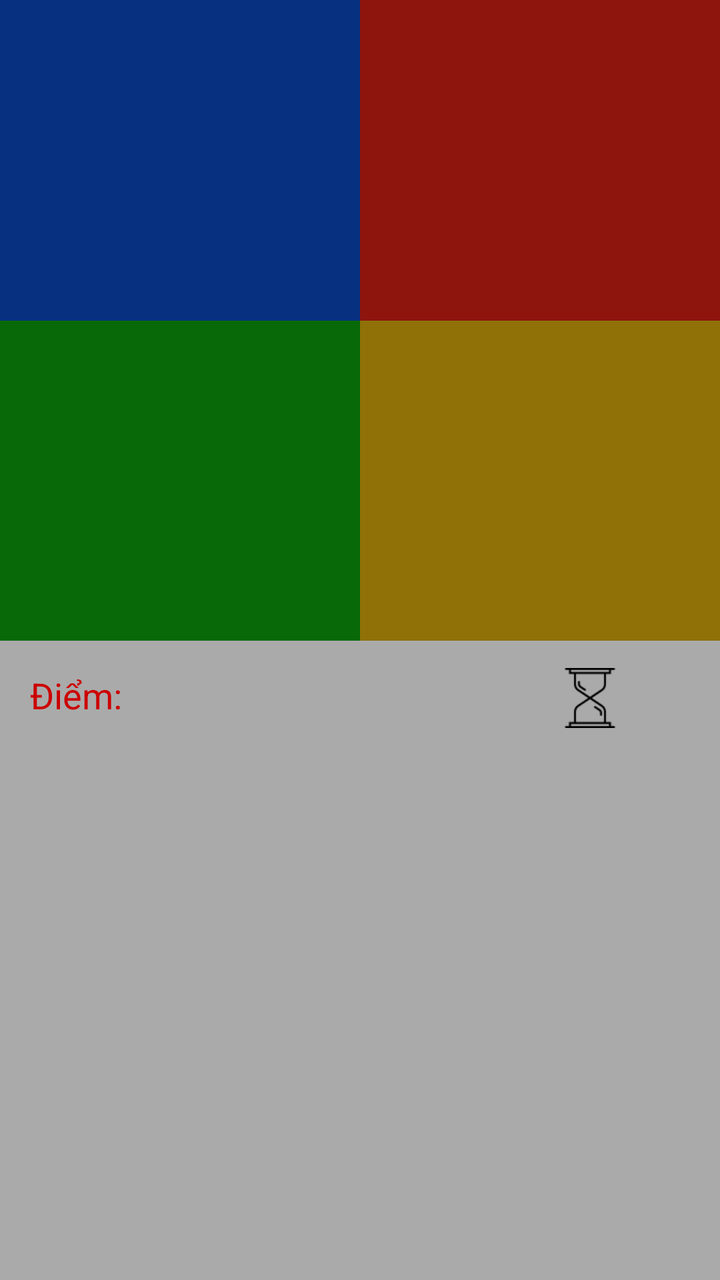
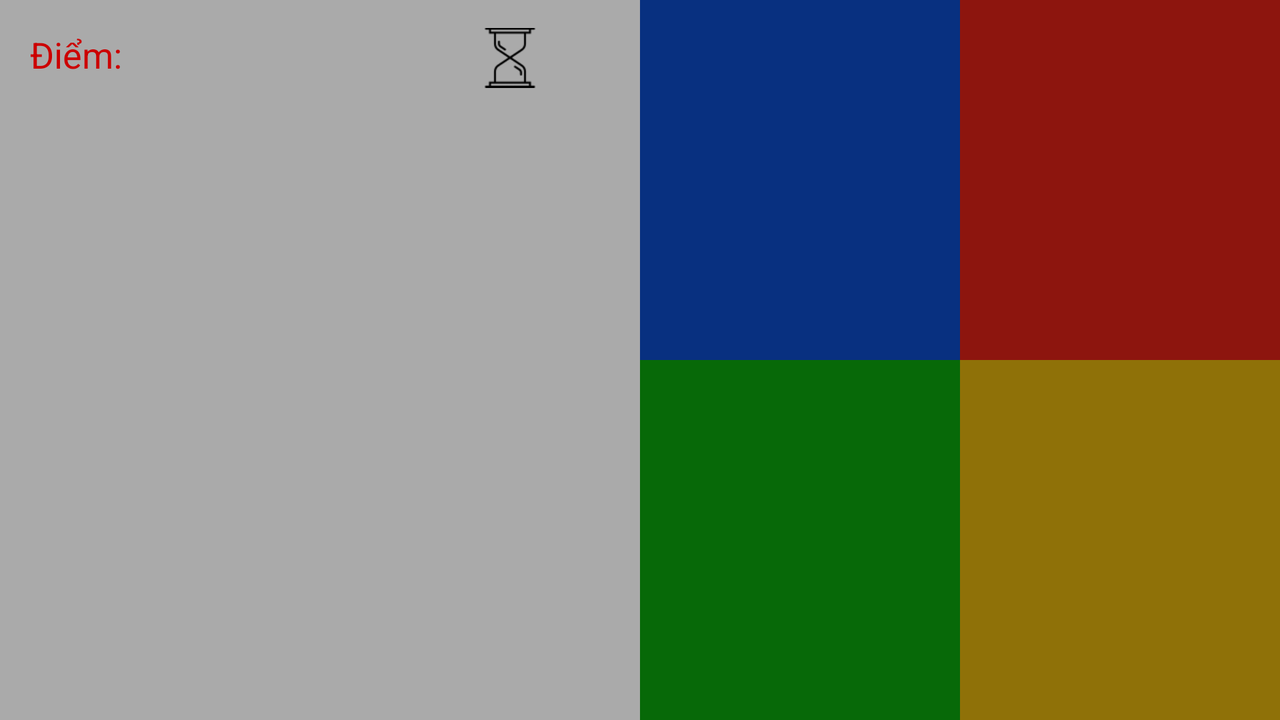

First picture: res/layout/ on a phone held upright. Second picture: the repository's own variant of that layout, on a device whose configuration matches the variant's folder. Source for both follows.
<!-- AndroidManifest.xml: application theme AppTheme -->
<!-- res/layout/activity_playing.xml -->
<?xml version="1.0" encoding="utf-8"?>
<android.support.constraint.ConstraintLayout xmlns:android="http://schemas.android.com/apk/res/android"
    xmlns:app="http://schemas.android.com/apk/res-auto"
    xmlns:tools="http://schemas.android.com/tools"
    android:layout_width="match_parent"
    android:layout_height="match_parent"
    tools:context=".activity.MainActivity">

    <RelativeLayout
        android:id="@+id/state_1"
        android:layout_width="0dp"
        android:layout_height="0dp"
        android:background="@color/colorFrame1"
        android:gravity="center"
        app:layout_constraintBottom_toTopOf="@id/state_4"
        app:layout_constraintLeft_toLeftOf="parent"
        app:layout_constraintRight_toLeftOf="@id/state_2"
        app:layout_constraintTop_toTopOf="parent">

        <ImageView
            android:id="@+id/imgCar_1"
            android:layout_width="wrap_content"
            android:layout_height="wrap_content" />
    </RelativeLayout>

    <RelativeLayout
        android:id="@+id/state_2"
        android:layout_width="0dp"
        android:layout_height="0dp"
        android:background="@color/colorFrame2"
        android:gravity="center"
        app:layout_constraintBottom_toTopOf="@id/state_3"
        app:layout_constraintLeft_toRightOf="@id/state_1"
        app:layout_constraintRight_toRightOf="parent"
        app:layout_constraintTop_toTopOf="parent">

        <ImageView
            android:id="@+id/imgCar_2"
            android:layout_width="wrap_content"
            android:layout_height="wrap_content" />
    </RelativeLayout>

    <RelativeLayout
        android:id="@+id/state_3"
        android:layout_width="0dp"
        android:layout_height="0dp"
        android:background="@color/colorFrame3"
        android:gravity="center"
        app:layout_constraintBottom_toTopOf="@id/line_mid"
        app:layout_constraintLeft_toRightOf="@id/state_4"
        app:layout_constraintRight_toRightOf="parent"
        app:layout_constraintTop_toBottomOf="@id/state_2">

        <ImageView
            android:id="@+id/imgCar_3"
            android:layout_width="wrap_content"
            android:layout_height="wrap_content" />
    </RelativeLayout>

    <RelativeLayout
        android:id="@+id/state_4"
        android:layout_width="0dp"
        android:layout_height="0dp"
        android:background="@color/colorFrame4"
        android:gravity="center"
        app:layout_constraintBottom_toTopOf="@id/line_mid"
        app:layout_constraintLeft_toLeftOf="parent"
        app:layout_constraintRight_toLeftOf="@id/state_3"
        app:layout_constraintTop_toBottomOf="@id/state_1">

        <ImageView
            android:id="@+id/imgCar_4"
            android:layout_width="wrap_content"
            android:layout_height="wrap_content" />
    </RelativeLayout>

    <android.support.constraint.Guideline
        android:id="@+id/line_mid"
        android:layout_width="wrap_content"
        android:layout_height="wrap_content"
        android:orientation="horizontal"
        app:layout_constraintGuide_percent="0.500684" />


    <RelativeLayout
        android:id="@+id/state_0"
        android:layout_width="0dp"
        android:layout_height="0dp"
        android:background="@android:color/darker_gray"
        android:gravity="center"
        app:layout_constraintRight_toRightOf="parent"
        app:layout_constraintLeft_toLeftOf="parent"
        app:layout_constraintBottom_toBottomOf="parent"
        app:layout_constraintTop_toTopOf="@id/line_mid">

        <ImageView
            android:id="@+id/imgCar_0"
            android:layout_width="wrap_content"
            android:layout_height="wrap_content" />

    </RelativeLayout>


    <TextView
        android:id="@+id/tvTimeCount"
        android:layout_width="30dp"
        android:layout_height="wrap_content"
        android:layout_marginTop="15dp"
        android:layout_marginRight="10dp"
        android:text=""
        android:textColor="@android:color/holo_red_dark"
        android:textSize="20sp"
        app:layout_constraintRight_toRightOf="parent"
        app:layout_constraintTop_toTopOf="@id/line_mid" />

    <ImageView
        android:id="@+id/hourGlass"
        android:layout_width="30dp"
        android:layout_height="wrap_content"
        android:layout_marginRight="10dp"
        android:src="@drawable/hourglass_64"
        app:layout_constraintBottom_toBottomOf="@id/tvTimeCount"
        app:layout_constraintRight_toLeftOf="@id/tvTimeCount"
        app:layout_constraintTop_toTopOf="@id/tvTimeCount" />

    <TextView
        android:id="@+id/z_dontcare"
        android:layout_width="wrap_content"
        android:layout_height="wrap_content"
        android:layout_margin="15dp"
        android:text="@string/point"
        android:textColor="@android:color/holo_red_dark"
        android:textSize="18sp"
        app:layout_constraintLeft_toLeftOf="parent"
        app:layout_constraintTop_toTopOf="@id/line_mid" />

    <TextView
        android:id="@+id/tvPoint"
        android:layout_width="wrap_content"
        android:layout_height="wrap_content"
        android:layout_marginLeft="5dp"
        android:layout_marginTop="15dp"
        android:textColor="@android:color/holo_red_dark"
        android:textSize="18sp"
        app:layout_constraintLeft_toRightOf="@id/z_dontcare"
        app:layout_constraintTop_toTopOf="@id/line_mid" />
</android.support.constraint.ConstraintLayout>
<!-- resources referenced by this layout -->
<resources>
  <color name="colorFrame1">#083080</color>
  <color name="colorFrame2">#8D150E</color>
  <color name="colorFrame3">#8F7108</color>
  <color name="colorFrame4">#076908</color>
  <!-- drawable hourglass_64: png bitmap (drawable, 1065 bytes) -->
  <string name="point">Điểm:</string>
  <style name="AppTheme" parent="Theme.AppCompat.Light.DarkActionBar">
          
          <item name="colorPrimary">@color/colorPrimary</item>
          <item name="colorPrimaryDark">@color/colorPrimaryDark</item>
          <item name="colorAccent">@color/colorAccent</item>
          <item name="windowActionBar">false</item>
          <item name="windowActionBarOverlay">false</item>
          <item name="windowNoTitle">true</item>
      </style>
  <color name="colorPrimary">#008577</color>
  <color name="colorPrimaryDark">#00574B</color>
  <color name="colorAccent">#D81B60</color>
</resources>
<!-- res/layout-land/activity_playing.xml (the repository's variant of the layout above) -->
<!-- drawn on the phone turned sideways -->
<?xml version="1.0" encoding="utf-8"?>
<android.support.constraint.ConstraintLayout xmlns:android="http://schemas.android.com/apk/res/android"
    xmlns:app="http://schemas.android.com/apk/res-auto"
    xmlns:tools="http://schemas.android.com/tools"
    android:layout_width="match_parent"
    android:layout_height="match_parent"
    tools:context=".activity.MainActivity">

    <RelativeLayout
        android:id="@+id/state_1"
        android:layout_width="0dp"
        android:layout_height="0dp"
        android:background="@color/colorFrame1"
        android:gravity="center"
        app:layout_constraintBottom_toTopOf="@id/state_4"
        app:layout_constraintLeft_toRightOf="@id/line_mid"
        app:layout_constraintRight_toLeftOf="@id/state_2"
        app:layout_constraintTop_toTopOf="parent">

        <ImageView
            android:id="@+id/imgCar_1"
            android:layout_width="wrap_content"
            android:layout_height="wrap_content" />
    </RelativeLayout>

    <RelativeLayout
        android:id="@+id/state_2"
        android:layout_width="0dp"
        android:layout_height="0dp"
        android:background="@color/colorFrame2"
        android:gravity="center"
        app:layout_constraintBottom_toTopOf="@id/state_3"
        app:layout_constraintLeft_toRightOf="@id/state_1"
        app:layout_constraintRight_toRightOf="parent"
        app:layout_constraintTop_toTopOf="parent">

        <ImageView
            android:id="@+id/imgCar_2"
            android:layout_width="wrap_content"
            android:layout_height="wrap_content" />
    </RelativeLayout>

    <RelativeLayout
        android:id="@+id/state_3"
        android:layout_width="0dp"
        android:layout_height="0dp"
        android:background="@color/colorFrame3"
        android:gravity="center"
        app:layout_constraintBottom_toBottomOf="parent"
        app:layout_constraintLeft_toRightOf="@id/state_4"
        app:layout_constraintRight_toRightOf="parent"
        app:layout_constraintTop_toBottomOf="@id/state_2">

        <ImageView
            android:id="@+id/imgCar_3"
            android:layout_width="wrap_content"
            android:layout_height="wrap_content" />
    </RelativeLayout>

    <RelativeLayout
        android:id="@+id/state_4"
        android:layout_width="0dp"
        android:layout_height="0dp"
        android:background="@color/colorFrame4"
        android:gravity="center"
        app:layout_constraintBottom_toBottomOf="parent"
        app:layout_constraintLeft_toLeftOf="@id/line_mid"
        app:layout_constraintRight_toLeftOf="@id/state_3"
        app:layout_constraintTop_toBottomOf="@id/state_1">

        <ImageView
            android:id="@+id/imgCar_4"
            android:layout_width="wrap_content"
            android:layout_height="wrap_content" />
    </RelativeLayout>

    <android.support.constraint.Guideline
        android:id="@+id/line_mid"
        android:layout_width="wrap_content"
        android:layout_height="wrap_content"
        android:orientation="vertical"
        app:layout_constraintGuide_percent="0.5" />


    <RelativeLayout
        android:id="@+id/state_0"
        android:layout_width="0dp"
        android:layout_height="0dp"
        android:background="@android:color/darker_gray"
        app:layout_constraintLeft_toLeftOf="parent"
        app:layout_constraintTop_toTopOf="parent"
        app:layout_constraintBottom_toBottomOf="parent"
        app:layout_constraintRight_toLeftOf="@id/line_mid"
        android:gravity="center">

        <ImageView
            android:id="@+id/imgCar_0"
            android:layout_width="wrap_content"
            android:layout_height="wrap_content" />

    </RelativeLayout>


    <TextView
        android:id="@+id/tvTimeCount"
        android:layout_width="30dp"
        android:layout_height="wrap_content"
        android:layout_marginTop="15dp"
        android:layout_marginRight="10dp"
        android:text=""
        android:textColor="@android:color/holo_red_dark"
        android:textSize="20sp"
        app:layout_constraintRight_toLeftOf="@id/line_mid"
        app:layout_constraintTop_toTopOf="parent" />

    <ImageView
        android:id="@+id/hourGlass"
        android:layout_width="30dp"
        android:layout_height="wrap_content"
        android:layout_marginRight="10dp"
        android:src="@drawable/hourglass_64"
        app:layout_constraintBottom_toBottomOf="@id/tvTimeCount"
        app:layout_constraintRight_toLeftOf="@id/tvTimeCount"
        app:layout_constraintTop_toTopOf="@id/tvTimeCount" />

    <TextView
        android:id="@+id/z_dontcare"
        android:layout_width="wrap_content"
        android:layout_height="wrap_content"
        android:layout_margin="15dp"
        android:text="@string/point"
        android:textColor="@android:color/holo_red_dark"
        android:textSize="18sp"
        app:layout_constraintLeft_toLeftOf="parent"
        app:layout_constraintTop_toTopOf="parent" />

    <TextView
        android:id="@+id/tvPoint"
        android:layout_width="wrap_content"
        android:layout_height="wrap_content"
        android:layout_marginTop="15dp"
        android:textColor="@android:color/holo_red_dark"
        android:textSize="18sp"
        app:layout_constraintLeft_toRightOf="@id/z_dontcare"
        app:layout_constraintTop_toTopOf="parent" />
</android.support.constraint.ConstraintLayout>
